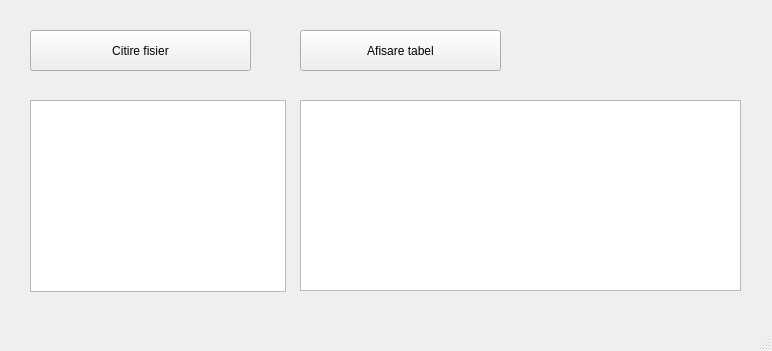
<?xml version="1.0" encoding="UTF-8"?>
<ui version="4.0">
 <class>MainWindow</class>
 <widget class="QMainWindow" name="MainWindow">
  <property name="geometry">
   <rect>
    <x>0</x>
    <y>0</y>
    <width>772</width>
    <height>351</height>
   </rect>
  </property>
  <property name="windowTitle">
   <string>MainWindow</string>
  </property>
  <widget class="QWidget" name="centralwidget">
   <widget class="QPushButton" name="buton_citire">
    <property name="geometry">
     <rect>
      <x>30</x>
      <y>30</y>
      <width>221</width>
      <height>41</height>
     </rect>
    </property>
    <property name="text">
     <string>Citire fisier</string>
    </property>
   </widget>
   <widget class="QListWidget" name="lista_selectie_variabile">
    <property name="geometry">
     <rect>
      <x>30</x>
      <y>100</y>
      <width>256</width>
      <height>192</height>
     </rect>
    </property>
   </widget>
   <widget class="QPushButton" name="buton_afisare">
    <property name="geometry">
     <rect>
      <x>300</x>
      <y>30</y>
      <width>201</width>
      <height>41</height>
     </rect>
    </property>
    <property name="text">
     <string>Afisare tabel</string>
    </property>
   </widget>
   <widget class="QTextEdit" name="out">
    <property name="geometry">
     <rect>
      <x>300</x>
      <y>100</y>
      <width>441</width>
      <height>191</height>
     </rect>
    </property>
   </widget>
  </widget>
  <widget class="QMenuBar" name="menubar">
   <property name="geometry">
    <rect>
     <x>0</x>
     <y>0</y>
     <width>772</width>
     <height>21</height>
    </rect>
   </property>
  </widget>
  <widget class="QStatusBar" name="statusbar"/>
 </widget>
 <resources/>
 <connections/>
</ui>
